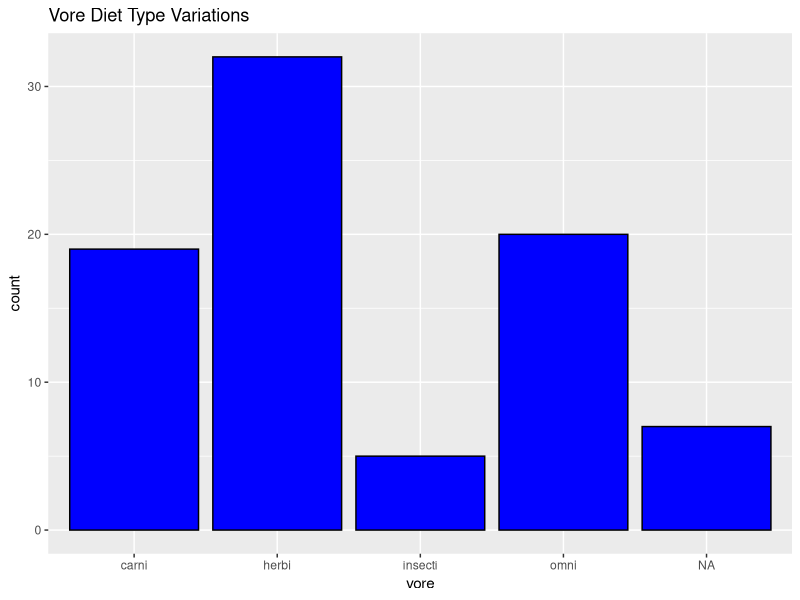
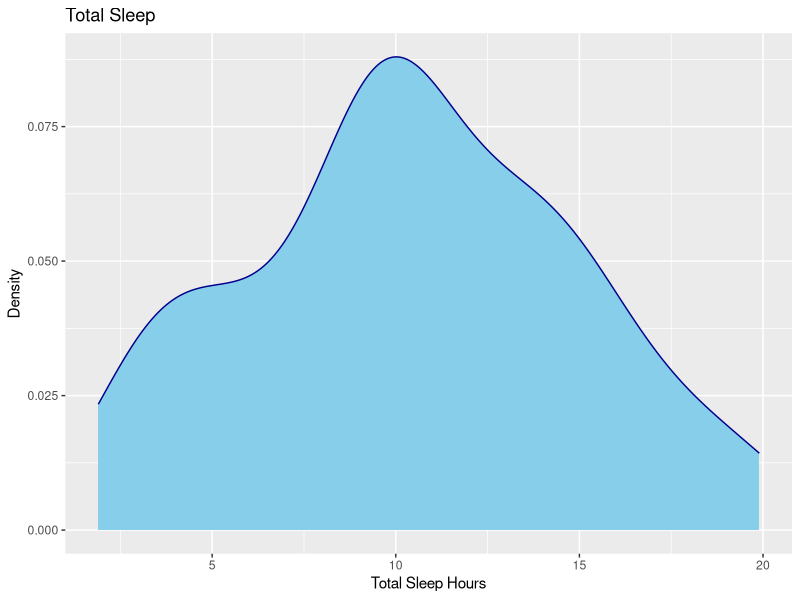
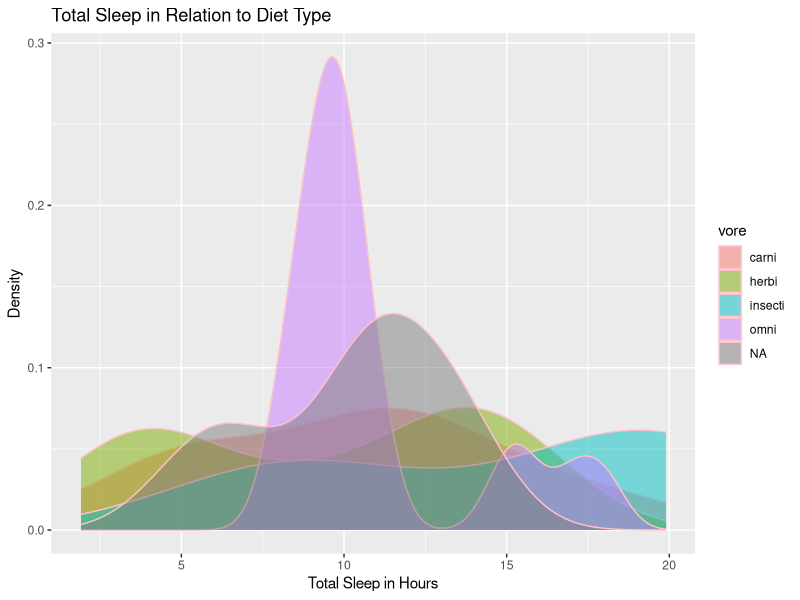
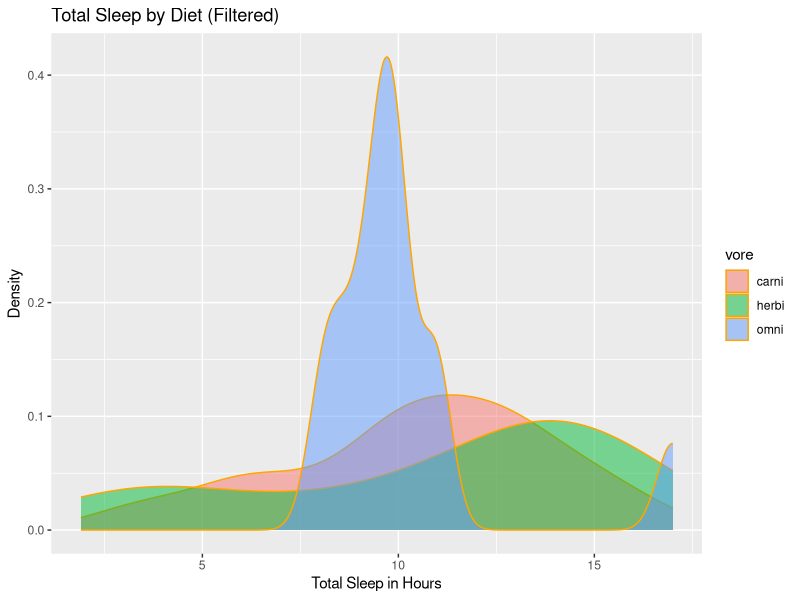
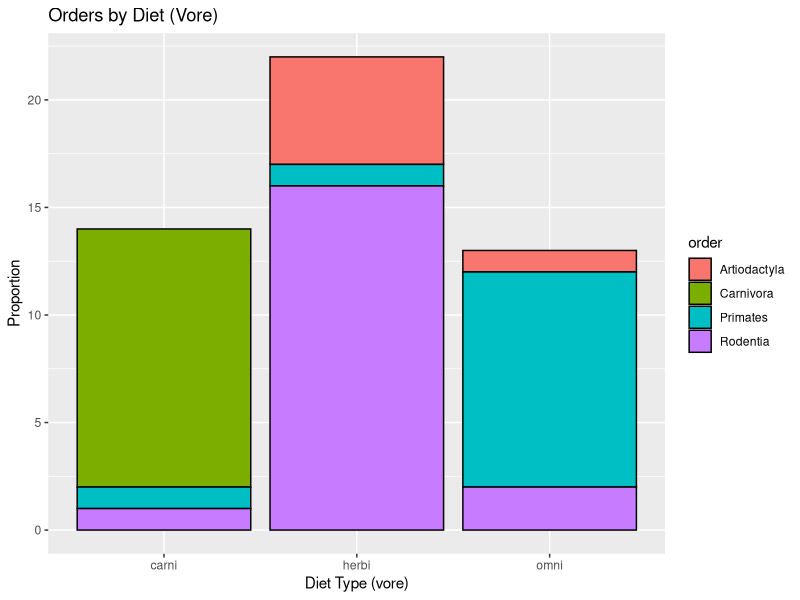
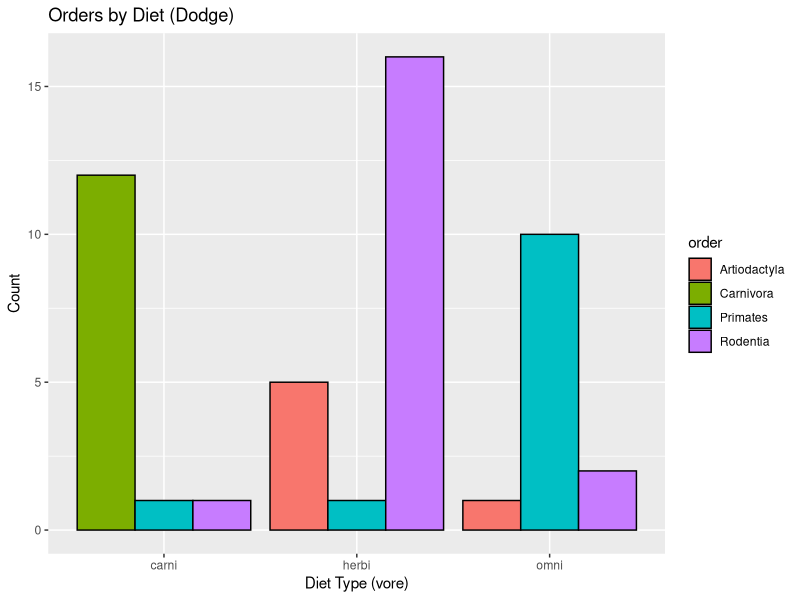
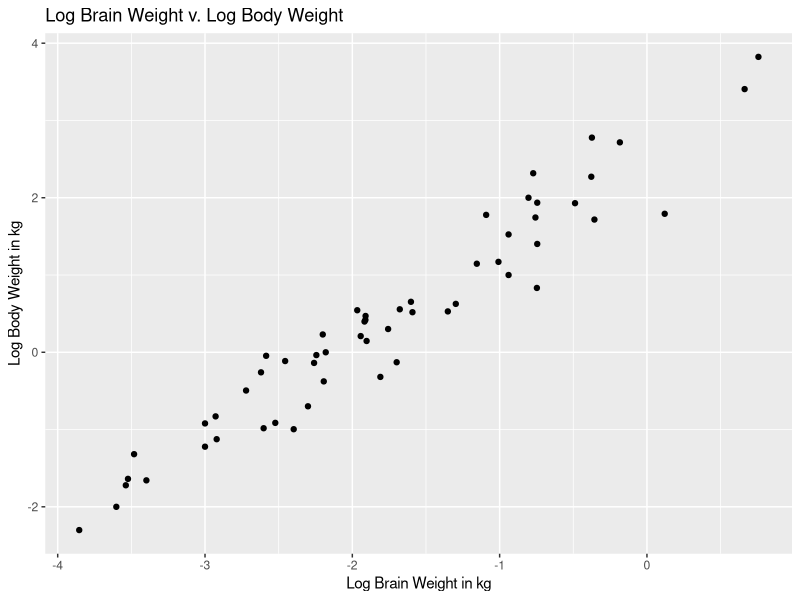
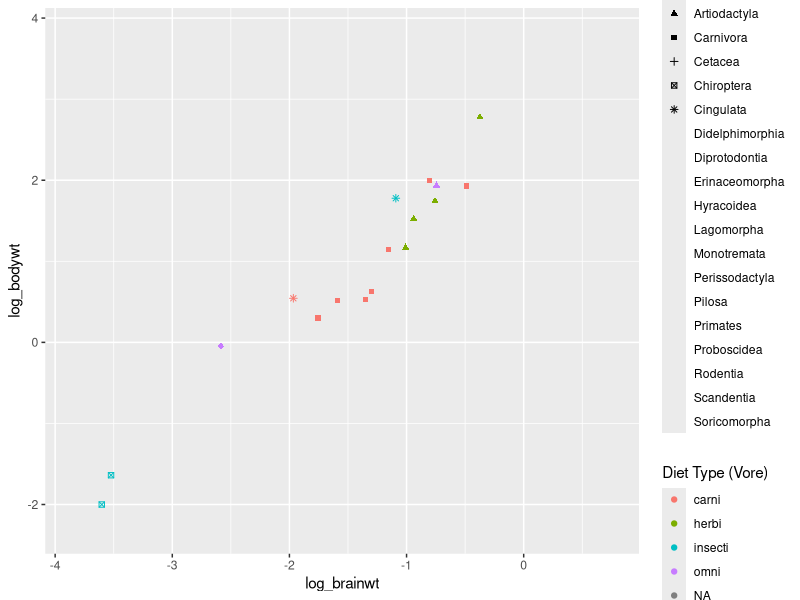

These figures' R source, in order:
## ---- chunk 1
knitr::opts_chunk$set(echo = TRUE)
library(tidyverse) # dont forget to run this if you're working on the console! 
## ---- chunk 2
glimpse(msleep)
## ---- chunk 3
sleep_log <- msleep %>%
  mutate(log_brainwt = log10(brainwt),log_bodywt = log10(bodywt))
log_10_info <- sleep_log %>%
  select(log_brainwt, log_bodywt)
log_10_info
## ---- chunk 4
diet_summary <- msleep %>%
  count(vore)
diet_summary
## ---- chunk 5
ggplot(msleep, aes(x = vore)) +
  geom_bar(fill = "blue", color = "black") + labs(title = "Vore Diet Type Variations", "Diet Type/Vore", y = "count")
## ---- chunk 6
ggplot(msleep, aes(x = sleep_total)) +
  geom_density(fill = "skyblue", color = "darkblue")+
  labs(title = "Total Sleep", x = "Total Sleep Hours", y = "Density")
## ---- chunk 7
ggplot(msleep, aes(x = sleep_total, fill = vore)) + 
  geom_density(alpha = 0.5, color = "pink") + 
  labs(title = "Total Sleep in Relation to Diet Type", x = "Total Sleep in Hours", y = "Density")
## ---- chunk 8
# look at the data, consider that we want to remove the NA and the small orders. 
msleep %>% count(vore)
msleep %>% count(order)

# this graph is the scratch work I'd suggest doing to decide where to draw the cutoff 
# msleep %>% count(order) %>% ggplot(aes(x = n)) + geom_histogram(binwidth = 1)

filtered_sleep <- msleep %>%
  filter(!is.na(vore)) %>%
  group_by(order) %>%
  filter(n() >= 5)

## ---- chunk 9
msleep_data_ordervore <- msleep  %>%
    filter(!is.na(vore))         %>%  # Only cases with data for diet
    add_count(order)             %>%  # Find counts for each order, use ?add_count  for more info
    filter(n >= 5)    

msleep_data_ordervore <- filtered_sleep %>%
  add_count(order, name = "order count")
msleep_data_ordervore
## ---- chunk 10
ggplot(msleep_data_ordervore, aes(x = sleep_total, fill = vore)) +
  geom_density(alpha = 0.5, color = "orange") +
  labs(title =  "Total Sleep by Diet (Filtered)", x = "Total Sleep in Hours", y = "Density")
## ---- chunk 11
ggplot(msleep_data_ordervore, aes(x = vore, fill = order)) +
  geom_bar(color = "black") +
  labs(title = "Orders by Diet (Vore)",
       x = "Diet Type (vore)",
       y = "Proportion")
## ---- chunk 12
ggplot(msleep_data_ordervore, aes(x = vore, fill = order)) +
  geom_bar(position = "dodge", color = "black") +
  labs(title = "Orders by Diet (Dodge)",
       x = "Diet Type (vore)",
       y = "Count")
## The fill/percentage graph is easier to compare the proportions and shows more clearly how the orders relate to each diet type. Drawbacks could be possible clutter of data and not a good representation of proportions like the first graph.
## ---- chunk 13
ggplot(sleep_log, aes(x = log_brainwt, y = log_bodywt)) +
  geom_point(color = "black") +
  labs(title = "Log Brain Weight v. Log Body Weight", x = "Log Brain Weight in kg", y = "Log Body Weight in kg")

## ---- chunk 14
ggplot(sleep_log, aes(x = log_brainwt, y = log_bodywt, shape = order, color = vore)) +
  geom_point() +
  labs(shape = "Order", color = "Diet Type (Vore)") 
  
## Herbivores have higher log body weight and log brain weight then the other orders with carnivore and omnivore diet types 
## ---- chunk 15
ggplot(sleep_log, aes(x = log_brainwt, y = log_bodywt, shape = order, color = vore)) +
  geom_point() +
  labs(title = "Log Brain Weight v. Log Body Weight", x = "Log Brain Weight in kg", y = "Log Body Weight in kg", shape = "Order", color = "Diet Type (Vore)")
 

